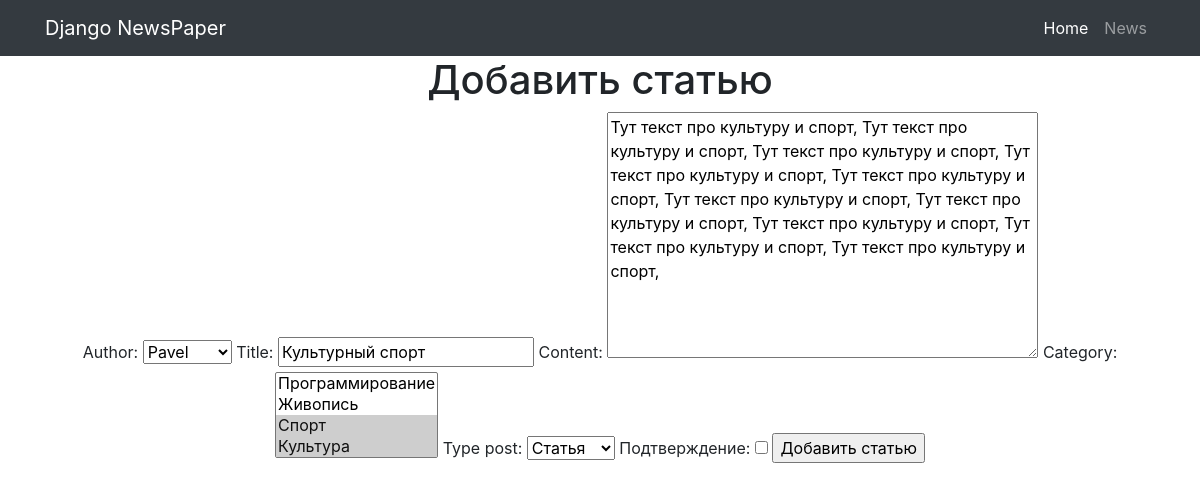
Screenshot of /news/22/edit (signed in) with the database file from the repository.
### news/models.py (models this page shows, shortened)
class Post(models.Model):
    ARTICLE = 'AR'
    NEWS = 'NS'
    POST_CHOICES = (
        (ARTICLE, 'Статья'),
        (NEWS, 'Новость'),
    )
    author = models.ForeignKey(Author, on_delete=models.CASCADE)
    type_post = models.CharField(max_length=2, choices=POST_CHOICES,
                                 default=ARTICLE)
    created_at = models.DateTimeField(auto_now_add=True)
    category = models.ManyToManyField(Category, through='PostCategory')
    title = models.CharField(max_length=255)
    content = models.TextField()
    rating = models.IntegerField(default=0)

class Category(models.Model):
    category = models.CharField(max_length=255, unique=True)
    def __str__(self):
        return f'{self.category}'

### news/views.py (the view)
# urls.py: path('<int:pk>/edit', PostUpdate.as_view(), name='post_edit'),
class PostUpdate(PermissionRequiredMixin, LoginRequiredMixin, UpdateView):
    template_name = 'news/create.html'
    form_class = PostForm
    permission_required = ('news.change_post',)
    def get_object(self, **kwargs):
        id = self.kwargs.get('pk')
        return Post.objects.get(pk=id)

### news/forms.py
class PostForm(ModelForm):
    check_box = BooleanField(label='Подтверждение')  # добавляем галочку, или же true-false поле
    class Meta:
        model = Post
        fields = ['author', 'title', 'content', 'category', 'type_post', 'check_box']

### news/models.py (called while the page is built)
    def __str__(self):
        return f'{self.user}'

### templates/news/create.html (shortened to what this page needs)
{% extends 'default.html' %}
{% load custom_filters %}
{% block content %}
<h1>Добавить статью</h1>
<form method="POST">
    {{ form }}
    <input type="submit" value="Добавить статью">
</form>
{% endblock content %}

### rows the page displays
Post: author "Pavel", title "Культурный спорт", content "Тут текст про культуру и спорт, Тут текст про культуру и спорт, Тут текст про культуру и спорт, Тут текст про культуру и спорт, Тут текст про культуру и спорт, Тут текст про культуру и спорт, Тут текст про культуру и спорт, Тут текст про культуру и спорт, Тут текст про культуру и спорт, Тут текст про культуру и спорт,", type_post "Статья"
Category: category "Программирование / Живопись / Спорт ☑ / Культура ☑"
